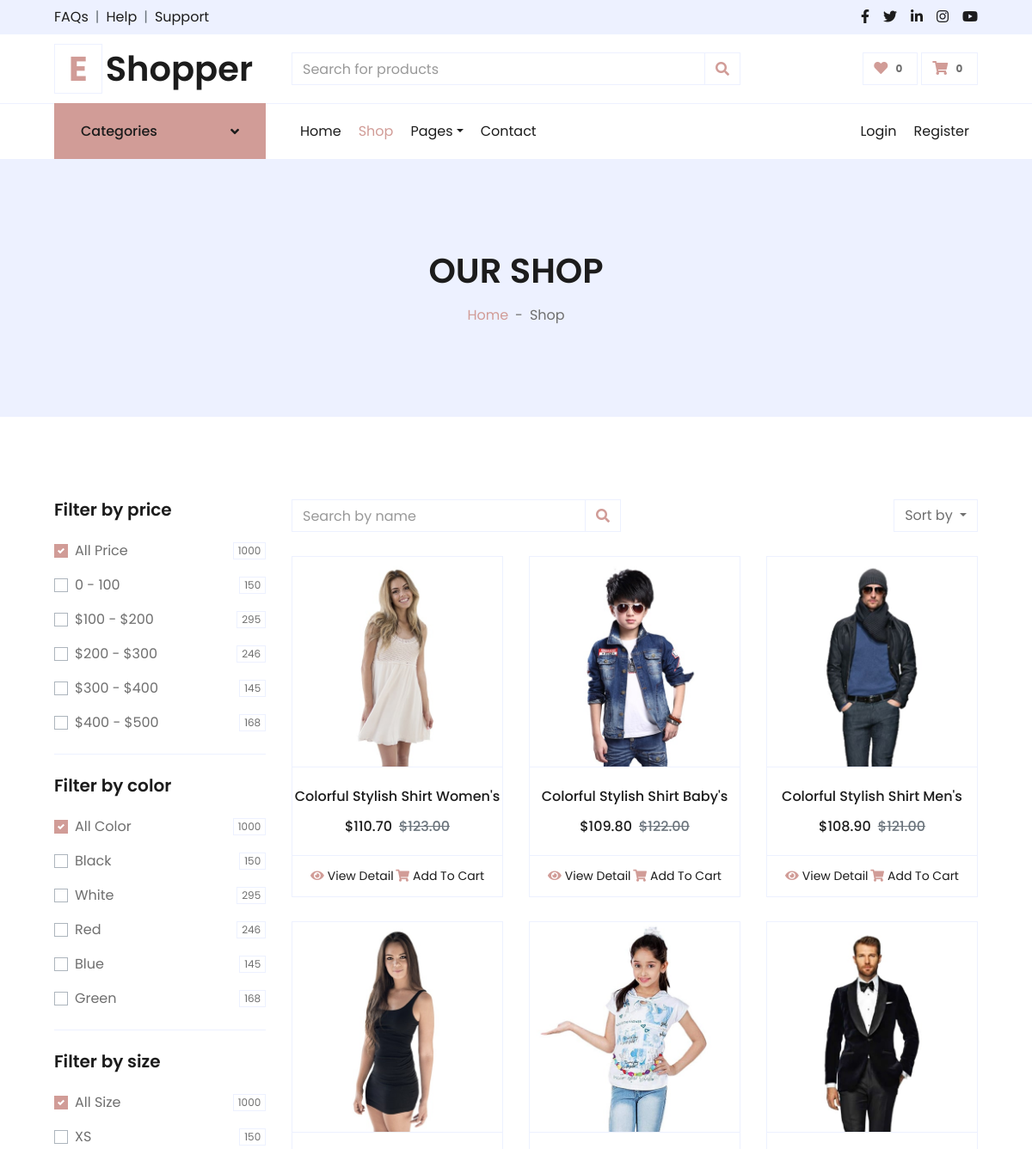
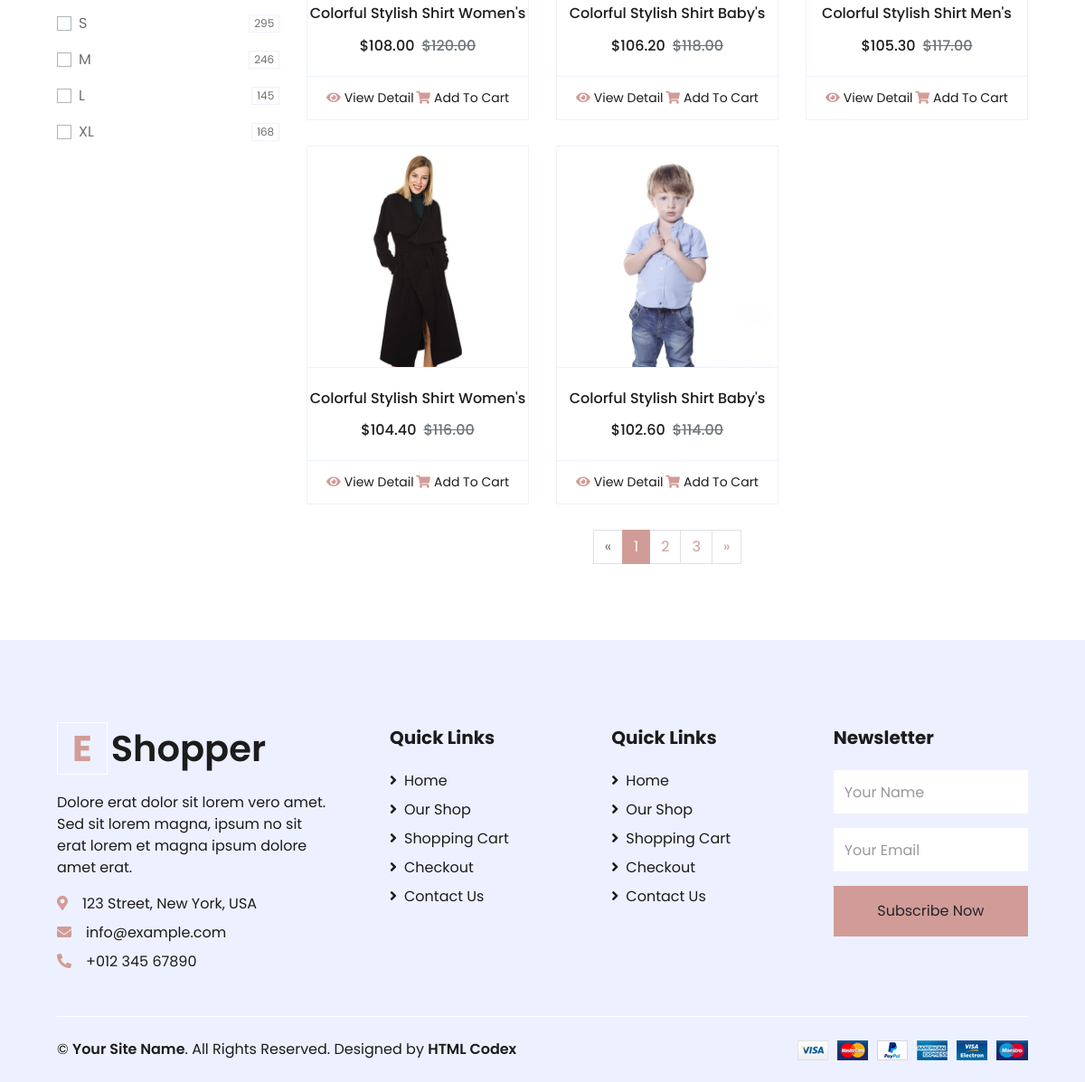
The app's page /shop/ with its own data (2 pictures, top to bottom).
### main/models.py (models this page shows, shortened)
class Product(models.Model):
    size = models.ManyToManyField(Size)
    color = models.ManyToManyField(Color)
    category = models.ForeignKey(SubCategory, on_delete=models.CASCADE , null=True)
    name = models.CharField('Product Name', max_length=254)
    img = models.ImageField('IMG', upload_to='media')
    price = models.DecimalField('Product Price', max_digits=5, decimal_places=2)
    discount = models.DecimalField('Product Discount', max_digits=4, decimal_places=2)
    date_time = models.DateTimeField('DateTime', auto_now=True)
    description = models.TextField('Product Desc')

### main/views.py (the view)
# urls.py: path('shop/', ShopPageListView.as_view(), name='shop'),
class ShopPageListView(generic.ListView):
    template_name = 'shop.html'
    @staticmethod
    def __extract_all_data():
        categories = Category.objects.all()[1:]
        sub_categories_dresses = SubCategory.objects.all()[:3]
        sub_categories = SubCategory.objects.all()
        ourshop = OurShop.objects.get().product.all()
        latest = Product.objects.order_by('-date_time')[:8]
        products = Product.objects.all()
        prices = Product.objects.filter(price__range=(100, 200)).filter(color__in = [1 , 2]).filter(size__in = [])
        for product in ourshop:
            product.discount_price = round(product.price * (1 - product.discount / 100), 2)
        for product in latest:
            product.discount_price = round(product.price * (1 - product.discount / 100), 2)
        context = {
            'navbar': 'shop',
            'ourshop': ourshop,
            'categories': categories,
            'sub_categories_dresses': sub_categories_dresses,
            'sub_categories': sub_categories,
            'latest': latest,
            'prices': prices,
        }
        return context
    def get(self, request):
        context = self.__extract_all_data()
        return render(request, self.template_name, context)

### main/templates/shop.html (shortened to what this page needs)
{% extends 'base.html' %}
{% block 'header' %}
    <div class="container-fluid bg-secondary mb-5">
        <div class="d-flex flex-column align-items-center justify-content-center" style="min-height: 300px">
            <h1 class="font-weight-semi-bold text-uppercase mb-3">Our Shop</h1>
            <div class="d-inline-flex">
                <p class="m-0"><a href="">Home</a></p>
                <p class="m-0 px-2">-</p>
                <p class="m-0">Shop</p>
            </div>
        </div>
    </div>
{% endblock %}
{% block 'content' %}
    <div class="container-fluid pt-5">
        <div class="row px-xl-5">
            <div class="col-lg-3 col-md-12">
                <div class="border-bottom mb-4 pb-4">
                    <h5 class="font-weight-semi-bold mb-4">Filter by price</h5>
                    <form method='post'>
                        <div class="custom-control custom-checkbox d-flex align-items-center justify-content-between mb-3">
                            <label class="custom-control-label" for="price-all">All Price</label>
                            <span class="badge border font-weight-normal">1000</span>
                        </div>
                        <div class="custom-control custom-checkbox d-flex align-items-center justify-content-between mb-3">
                            <label class="custom-control-label"  for="price-1">0 - 100</label>
                            <span class="badge border font-weight-normal">150</span>
                        </div>
                        <div class="custom-control custom-checkbox d-flex align-items-center justify-content-between mb-3">
                            <label class="custom-control-label" for="price-2">$100 - $200</label>
                            <span class="badge border font-weight-normal">295</span>
                        </div>
                        <div class="custom-control custom-checkbox d-flex align-items-center justify-content-between mb-3">
                            <label class="custom-control-label" for="price-3">$200 - $300</label>
                            <span class="badge border font-weight-normal">246</span>
                        </div>
                        <div class="custom-control custom-checkbox d-flex align-items-center justify-content-between mb-3">
                            <label class="custom-control-label" for="price-4">$300 - $400</label>
                            <span class="badge border font-weight-normal">145</span>
                        </div>
                        <div class="custom-control custom-checkbox d-flex align-items-center justify-content-between">
                            <label class="custom-control-label" for="price-5">$400 - $500</label>
                            <span class="badge border font-weight-normal">168</span>
                        </div>
                    </form>
                </div>
                <div class="border-bottom mb-4 pb-4">
                    <h5 class="font-weight-semi-bold mb-4">Filter by color</h5>
                    <form>
                        <div class="custom-control custom-checkbox d-flex align-items-center justify-content-between mb-3">
                            <label class="custom-control-label" for="price-all">All Color</label>
                            <span class="badge border font-weight-normal">1000</span>
                        </div>
                        <div class="custom-control custom-checkbox d-flex align-items-center justify-content-between mb-3">
                            <label class="custom-control-label" for="color-1">Black</label>
                            <span class="badge border font-weight-normal">150</span>
                        </div>
                        <div class="custom-control custom-checkbox d-flex align-items-center justify-content-between mb-3">
                            <label class="custom-control-label" for="color-2">White</label>
                            <span class="badge border font-weight-normal">295</span>
                        </div>
                        <div class="custom-control custom-checkbox d-flex align-items-center justify-content-between mb-3">
                            <label class="custom-control-label" for="color-3">Red</label>
                            <span class="badge border font-weight-normal">246</span>
                        </div>
                        <div class="custom-control custom-checkbox d-flex align-items-center justify-content-between mb-3">
                            <label class="custom-control-label" for="color-4">Blue</label>
                            <span class="badge border font-weight-normal">145</span>
                        </div>
                        <div class="custom-control custom-checkbox d-flex align-items-center justify-content-between">
                            <label class="custom-control-label" for="color-5">Green</label>
                            <span class="badge border font-weight-normal">168</span>
                        </div>
                    </form>
                </div>
                <div class="mb-5">
                    <h5 class="font-weight-semi-bold mb-4">Filter by size</h5>
                    <form>
                        <div class="custom-control custom-checkbox d-flex align-items-center justify-content-between mb-3">
                            <label class="custom-control-label" for="size-all">All Size</label>
                            <span class="badge border font-weight-normal">1000</span>
                        </div>
                        <div class="custom-control custom-checkbox d-flex align-items-center justify-content-between mb-3">
                            <label class="custom-control-label" for="size-1">XS</label>
                            <span class="badge border font-weight-normal">150</span>
                        </div>
                        <div class="custom-control custom-checkbox d-flex align-items-center justify-content-between mb-3">
                            <label class="custom-control-label" for="size-2">S</label>
                            <span class="badge border font-weight-normal">295</span>
                        </div>
                        <div class="custom-control custom-checkbox d-flex align-items-center justify-content-between mb-3">
                            <label class="custom-control-label" for="size-3">M</label>
                            <span class="badge border font-weight-normal">246</span>
                        </div>
                        <div class="custom-control custom-checkbox d-flex align-items-center justify-content-between mb-3">
                            <label class="custom-control-label" for="size-4">L</label>
                            <span class="badge border font-weight-normal">145</span>
                        </div>
                        <div class="custom-control custom-checkbox d-flex align-items-center justify-content-between">
                            <label class="custom-control-label" for="size-5">XL</label>
                            <span class="badge border font-weight-normal">168</span>
                        </div>
                    </form>
                </div>
            </div>
            <div class="col-lg-9 col-md-12">
                <div class="row pb-3">
                    <div class="col-12 pb-1">
                        <div class="d-flex align-items-center justify-content-between mb-4">
                            <form action="">
                                <div class="input-group">
                                    <input type="text" class="form-control" placeholder="Search by name">
                                    <div class="input-group-append">
                                        <span class="input-group-text bg-transparent text-primary">
                                            <i class="fa fa-search"></i>
                                        </span>
                                    </div>
                                </div>
                            </form>
                            <div class="dropdown ml-4">
                                <button class="btn border dropdown-toggle" type="button" id="triggerId" data-toggle="dropdown" aria-haspopup="true"
                                        aria-expanded="false">
                                            Sort by
                                        </button>
                            </div>
                        </div>
                    </div>
                    {% for product in ourshop %}
                    <div class="col-lg-4 col-md-6 col-sm-12 pb-1">
                        <div class="card product-item border-0 mb-4">
                            <div class="card-header product-img position-relative overflow-hidden bg-transparent border p-0">
                                <img class="img-fluid w-100" src="{{ product.img.url }}" alt="">
                            </div>
                            <div class="card-body border-left border-right text-center p-0 pt-4 pb-3">
                                <h6 class="text-truncate mb-3">{{ product.name }}</h6>
                                <div class="d-flex justify-content-center">
                                    <h6>${{ product.discount_price }}</h6><h6 class="text-muted ml-2"><del>${{ product.price }}</del></h6>
                                </div>
                            </div>
                            <div class="card-footer d-flex justify-content-between bg-light border">
                                <a href="{% url 'product' product.id %}" class="btn btn-sm text-dark p-0"><i class="fas fa-eye text-primary mr-1"></i>View Detail</a>
                                <a href="{% url 'cart' %}" class="btn btn-sm text-dark p-0"><i class="fas fa-shopping-cart text-primary mr-1"></i>Add To Cart</a>
                            </div>
                        </div>
                    </div>
                    {% endfor %}
                    <div class="col-12 pb-1">
                        <nav aria-label="Page navigation">
                          <ul class="pagination justify-content-center mb-3">
                            <li class="page-item disabled">
                              <a class="page-link" href="#" aria-label="Previous">
                                <span aria-hidden="true">&laquo;</span>
                              </a>
                            </li>
                            <li class="page-item active"><a class="page-link" href="#">1</a></li>
                            <li class="page-item"><a class="page-link" href="#">2</a></li>
                            <li class="page-item"><a class="page-link" href="#">3</a></li>
                            <li class="page-item">
                              <a class="page-link" href="#" aria-label="Next">
                                <span aria-hidden="true">&raquo;</span>
                              </a>
                            </li>
                          </ul>
                        </nav>
                    </div>
                </div>
            </div>
        </div>
    </div>
{% endblock %}

### records on screen
Product: img (picture), name "Colorful Stylish Shirt Women's", discount_price "110.70", price "123.00"
Product: img (picture), name "Colorful Stylish Shirt Baby's", discount_price "109.80", price "122.00"
Product: img (picture), name "Colorful Stylish Shirt Men's", discount_price "108.90", price "121.00"
Product: img (picture), name "Colorful Stylish Shirt Women's", discount_price "108.00", price "120.00"
Product: img (picture), name "Colorful Stylish Shirt Baby's", discount_price "106.20", price "118.00"
Product: img (picture), name "Colorful Stylish Shirt Men's", discount_price "105.30", price "117.00"
Product: img (picture), name "Colorful Stylish Shirt Women's", discount_price "104.40", price "116.00"
Product: img (picture), name "Colorful Stylish Shirt Baby's", discount_price "102.60", price "114.00"
